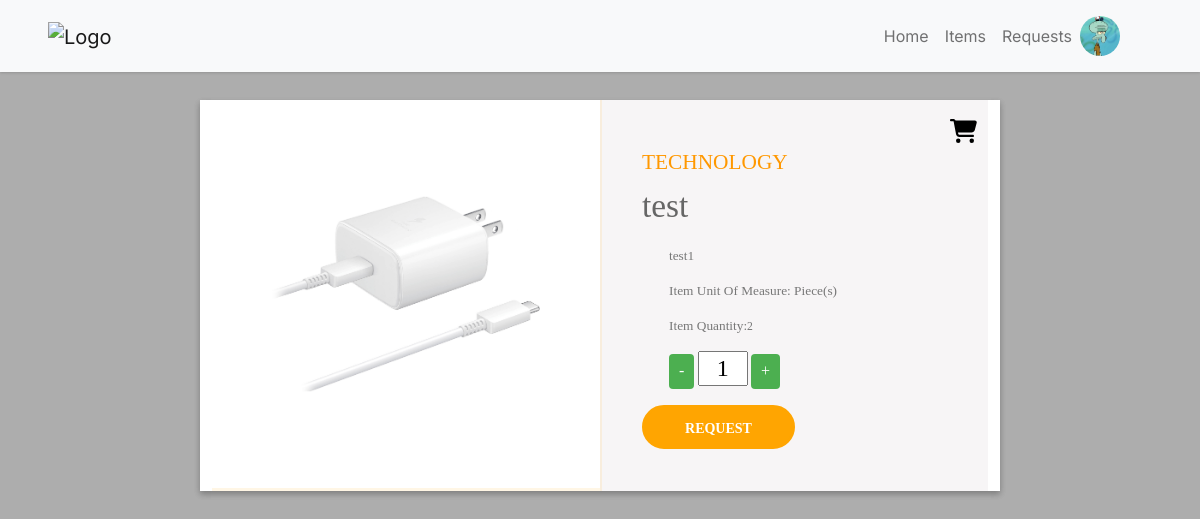
Page /viewItem.php?itemid=17 (signed in) on the earlier database version.
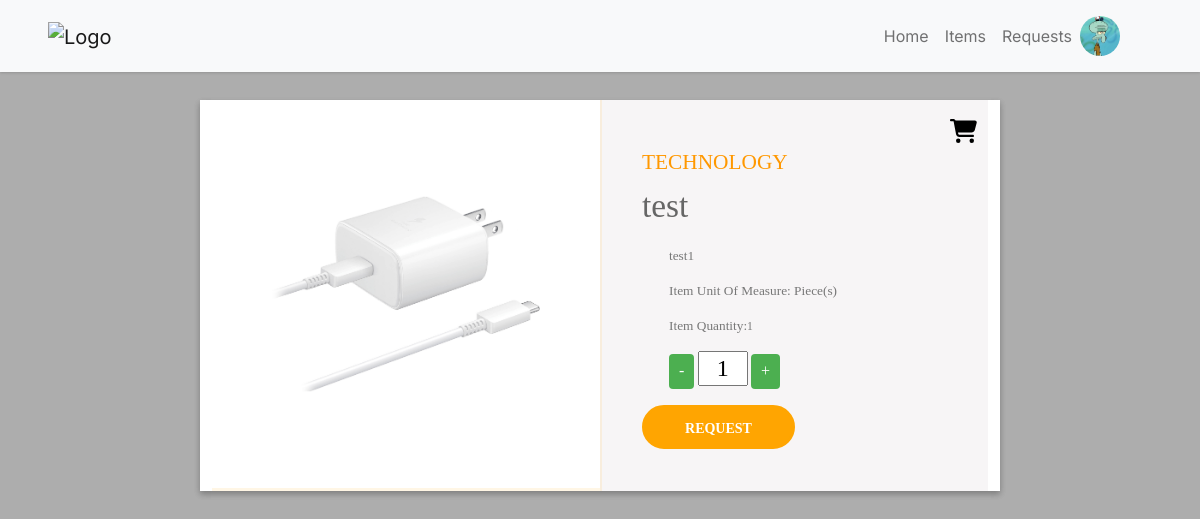
Same page on the later database version.
### tables this page shows
CREATE TABLE `items` (
  `item_id` int(11) NOT NULL,
  `unique_item_id` varchar(225) NOT NULL,
  `item_name` varchar(255) NOT NULL,
  `item_category` int(11) NOT NULL,
  `item_measure` int(11) NOT NULL,
  `item_quantity` int(11) NOT NULL,
  `item_chapter` int(11) NOT NULL,
  `item_status` enum('enabled','disabled','','') NOT NULL,
  `item_description` varchar(255) NOT NULL,
  `item_image` varchar(255) NOT NULL
);

CREATE TABLE `items_category` (
  `item_category_id` int(11) NOT NULL,
  `item_category_name` varchar(255) NOT NULL
);

CREATE TABLE `items_unit_of_measure` (
  `item_uom_id` int(11) NOT NULL,
  `item_uom_name` varchar(255) NOT NULL
);

### viewItem.php (the view, shortened to what this page needs)
<?php
include './includes/config.inc.php';
?>
<?php
$itemId = isset($_GET['itemid']) ? $_GET['itemid'] : null;
if ($itemId !== null) {
    $itemId = intval($itemId);
    $query = "SELECT * FROM items INNER JOIN items_category AS itemCategory ON items.item_category = itemCategory.item_category_id INNER JOIN items_unit_of_measure AS iuom ON items.item_measure = iuom.item_uom_id
    WHERE items.item_id = :itemid ";
    $stmt = $pdo->prepare($query);
    $stmt->bindParam(':itemid', $itemId, PDO::PARAM_INT);
    $stmt->execute();
    $itemData = $stmt->fetch(PDO::FETCH_ASSOC);
} else {
    echo "Item ID not provided";
}
?>
<!DOCTYPE html>
<html lang="en">
<head>
    <?php include_once './includes/headers.inc.php'; ?>
    <link rel="stylesheet" href="./assets/css/style.css?v=<?php echo time(); ?>">
    <link rel="stylesheet" href="./assets/css/nav.css?v=<?php echo time(); ?>">
    <link rel="stylesheet" href="./assets/css/items.css?v=<?php echo time(); ?>">
    <link rel="stylesheet" href="./assets/css/itemView.css?v=<?php echo time(); ?>">
</head>
<body>
    <?php include './nav.php'; ?>
    <div class="container">
        <div class="row">
            <div class="left col-md-6 col-sm-12 col-lg-6">
                <img class="headset" src="./images/items/<?php echo $itemData['item_image'] ?>">
            </div>
            <div class="right col-md-6 col-sm-12 col-lg-6">
                <h4 class="categorie"><?php echo $itemData['item_category_name']; ?></h4>
                <h3 class="product"><?php echo $itemData['item_name']; ?></h3>
                <ul class="desc">
                    <li><?php echo $itemData['item_description']; ?></li>
                    <li>Item Unit Of Measure: <?php echo $itemData['item_uom_name']; ?> </li>
                    <li>Item Quantity:<small id="itemQuantity"><?php echo $itemData['item_quantity']; ?></small></li>
                    <li>
                        <div id="counter-container">
                            <button id="decrement-btn" onclick="decrementCounter()">-</button>
                            <input id="counter-value" type="text" value="1" min="1" oninput="checkMaxInput(this)">
                            <button id="increment-btn" onclick="incrementCounter()">+</button>
                        </div>
                    </li>
                </ul>
                <div>
                    <button class="btn btn-sm item">Request</button>
                </div>
                <button class="btn cart">
                </button>
            </div>
        </div>
    </div>
</body>
</html>

Differences in the rows shown:
changed items "test": item_quantity "2" → "1"
